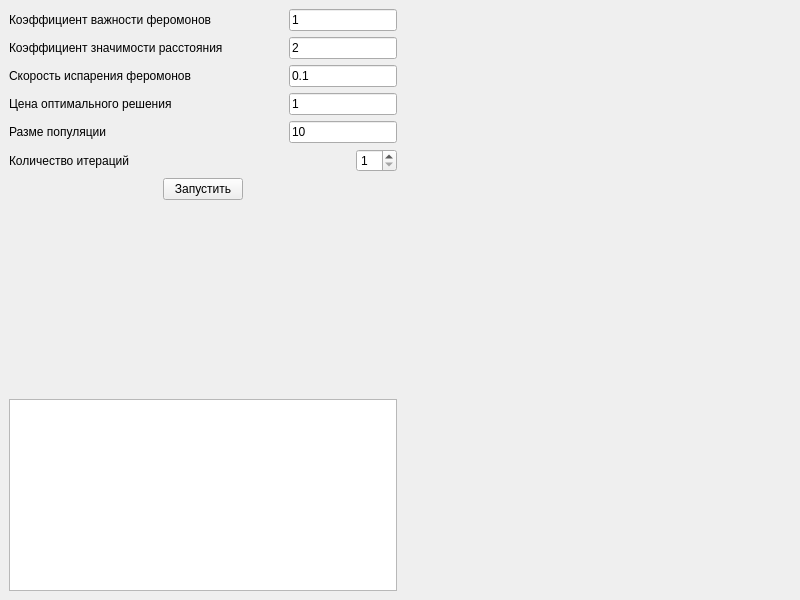
<?xml version="1.0" encoding="UTF-8"?>
<ui version="4.0">
 <class>MainWindow</class>
 <widget class="QMainWindow" name="MainWindow">
  <property name="geometry">
   <rect>
    <x>0</x>
    <y>0</y>
    <width>800</width>
    <height>600</height>
   </rect>
  </property>
  <property name="windowTitle">
   <string>MainWindow</string>
  </property>
  <widget class="QWidget" name="centralwidget">
   <layout class="QGridLayout" name="gridLayout">
    <item row="0" column="0">
     <layout class="QVBoxLayout" name="verticalLayout">
      <item>
       <layout class="QHBoxLayout" name="horizontalLayout">
        <item>
         <widget class="QLabel" name="label">
          <property name="text">
           <string>Коэффициент важности феромонов</string>
          </property>
         </widget>
        </item>
        <item>
         <spacer name="horizontalSpacer_2">
          <property name="orientation">
           <enum>Qt::Horizontal</enum>
          </property>
          <property name="sizeHint" stdset="0">
           <size>
            <width>40</width>
            <height>20</height>
           </size>
          </property>
         </spacer>
        </item>
        <item alignment="Qt::AlignRight">
         <widget class="QLineEdit" name="pher_line_edit">
          <property name="text">
           <string>1</string>
          </property>
         </widget>
        </item>
       </layout>
      </item>
      <item>
       <layout class="QHBoxLayout" name="horizontalLayout_2">
        <item>
         <widget class="QLabel" name="label_2">
          <property name="text">
           <string>Коэффициент значимости расстояния</string>
          </property>
         </widget>
        </item>
        <item>
         <spacer name="horizontalSpacer">
          <property name="orientation">
           <enum>Qt::Horizontal</enum>
          </property>
          <property name="sizeHint" stdset="0">
           <size>
            <width>40</width>
            <height>20</height>
           </size>
          </property>
         </spacer>
        </item>
        <item alignment="Qt::AlignRight">
         <widget class="QLineEdit" name="distance_line_edit">
          <property name="text">
           <string>2</string>
          </property>
          <property name="alignment">
           <set>Qt::AlignLeading|Qt::AlignLeft|Qt::AlignVCenter</set>
          </property>
         </widget>
        </item>
       </layout>
      </item>
      <item>
       <layout class="QHBoxLayout" name="horizontalLayout_4">
        <item>
         <widget class="QLabel" name="label_3">
          <property name="text">
           <string>Скорость испарения феромонов</string>
          </property>
         </widget>
        </item>
        <item>
         <spacer name="horizontalSpacer_4">
          <property name="orientation">
           <enum>Qt::Horizontal</enum>
          </property>
          <property name="sizeHint" stdset="0">
           <size>
            <width>40</width>
            <height>20</height>
           </size>
          </property>
         </spacer>
        </item>
        <item alignment="Qt::AlignRight">
         <widget class="QLineEdit" name="cond_line_edit">
          <property name="text">
           <string>0.1</string>
          </property>
          <property name="alignment">
           <set>Qt::AlignLeading|Qt::AlignLeft|Qt::AlignVCenter</set>
          </property>
         </widget>
        </item>
       </layout>
      </item>
      <item>
       <layout class="QHBoxLayout" name="horizontalLayout_5">
        <item>
         <widget class="QLabel" name="label_4">
          <property name="text">
           <string>Цена оптимального решения</string>
          </property>
         </widget>
        </item>
        <item>
         <spacer name="horizontalSpacer_5">
          <property name="orientation">
           <enum>Qt::Horizontal</enum>
          </property>
          <property name="sizeHint" stdset="0">
           <size>
            <width>40</width>
            <height>20</height>
           </size>
          </property>
         </spacer>
        </item>
        <item alignment="Qt::AlignRight">
         <widget class="QLineEdit" name="optimal_solution_line_edit">
          <property name="text">
           <string>1</string>
          </property>
          <property name="alignment">
           <set>Qt::AlignLeading|Qt::AlignLeft|Qt::AlignVCenter</set>
          </property>
         </widget>
        </item>
       </layout>
      </item>
      <item>
       <layout class="QHBoxLayout" name="horizontalLayout_6">
        <item>
         <widget class="QLabel" name="label_5">
          <property name="text">
           <string>Разме популяции</string>
          </property>
         </widget>
        </item>
        <item>
         <spacer name="horizontalSpacer_6">
          <property name="orientation">
           <enum>Qt::Horizontal</enum>
          </property>
          <property name="sizeHint" stdset="0">
           <size>
            <width>40</width>
            <height>20</height>
           </size>
          </property>
         </spacer>
        </item>
        <item alignment="Qt::AlignRight">
         <widget class="QLineEdit" name="population_line_edit">
          <property name="text">
           <string>10</string>
          </property>
          <property name="alignment">
           <set>Qt::AlignLeading|Qt::AlignLeft|Qt::AlignVCenter</set>
          </property>
         </widget>
        </item>
       </layout>
      </item>
      <item>
       <layout class="QHBoxLayout" name="horizontalLayout_3">
        <item>
         <widget class="QLabel" name="iter_count">
          <property name="text">
           <string>Количество итераций</string>
          </property>
         </widget>
        </item>
        <item>
         <spacer name="horizontalSpacer_3">
          <property name="orientation">
           <enum>Qt::Horizontal</enum>
          </property>
          <property name="sizeHint" stdset="0">
           <size>
            <width>40</width>
            <height>20</height>
           </size>
          </property>
         </spacer>
        </item>
        <item>
         <widget class="QSpinBox" name="iter_spin_box">
          <property name="minimum">
           <number>1</number>
          </property>
         </widget>
        </item>
       </layout>
      </item>
      <item alignment="Qt::AlignHCenter">
       <widget class="QPushButton" name="start_button">
        <property name="text">
         <string>Запустить</string>
        </property>
       </widget>
      </item>
      <item>
       <spacer name="verticalSpacer">
        <property name="orientation">
         <enum>Qt::Vertical</enum>
        </property>
        <property name="sizeHint" stdset="0">
         <size>
          <width>20</width>
          <height>40</height>
         </size>
        </property>
       </spacer>
      </item>
      <item>
       <widget class="QTextEdit" name="info_textedit"/>
      </item>
     </layout>
    </item>
    <item row="0" column="1">
     <layout class="QVBoxLayout" name="verticalLayout_2">
      <item>
       <widget class="QWidget" name="widget" native="true">
        <property name="sizePolicy">
         <sizepolicy hsizetype="Expanding" vsizetype="Expanding">
          <horstretch>0</horstretch>
          <verstretch>0</verstretch>
         </sizepolicy>
        </property>
       </widget>
      </item>
     </layout>
    </item>
   </layout>
  </widget>
 </widget>
 <resources/>
 <connections/>
</ui>
